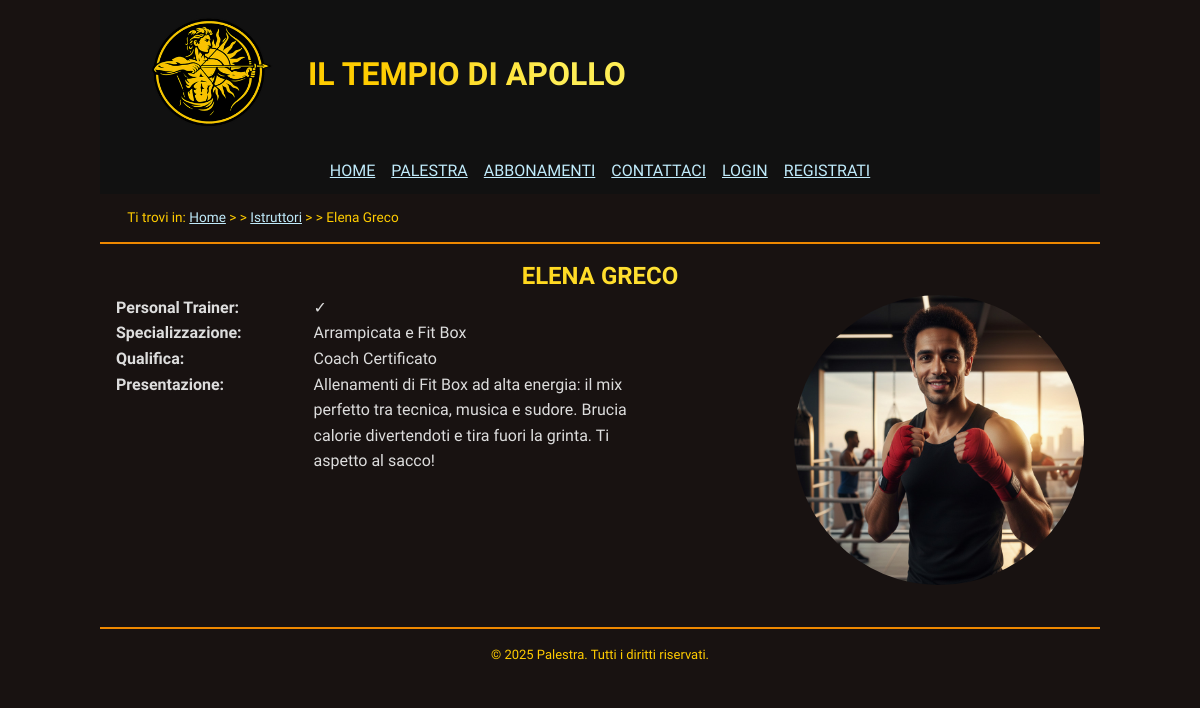
The page /html/profilo-istruttore.php?id=13 on the database its author committed.
### tables this page shows
CREATE TABLE Istruttore (
    id_utente BIGINT UNSIGNED PRIMARY KEY REFERENCES Utente(id_utente) ON DELETE CASCADE,
    specializzazione VARCHAR(100),
    qualifica VARCHAR(100),
    telefono VARCHAR(20),
    presentazione VARCHAR(255)
);

CREATE TABLE Personal_Trainer (
    id_istruttore BIGINT UNSIGNED PRIMARY KEY REFERENCES Istruttore(id_utente) ON DELETE CASCADE
);

CREATE TABLE Utente (
    id_utente SERIAL PRIMARY KEY,
    nome VARCHAR(100) NOT NULL,
    cognome VARCHAR(100) NOT NULL,
    email VARCHAR(100) UNIQUE NOT NULL,
    password_hash CHAR(60) NOT NULL 
);

### html/profilo-istruttore.php (the view, shortened to what this page needs)
<?php
require_once "../internal/db_connection.php";
$templateIstruttore = file_get_contents('../internal/profilo-istruttore.html');
$idIstruttore = -1;
if (isset($_GET['id'])) {
    $idIstruttore = (int)$_GET['id'];
}
$query = "SELECT *
    FROM Istruttore
    JOIN Utente on Utente.id_utente = Istruttore.id_utente
    LEFT JOIN Personal_Trainer on Istruttore.id_utente = Personal_Trainer.id_istruttore
    WHERE Utente.id_utente = ?";
$stmt = $conn->prepare($query);
$stmt->bind_param('i', $idIstruttore);
$stmt->execute();
$result = $stmt->get_result();
while ($row = $result->fetch_array(MYSQLI_ASSOC)) {
    $output = $templateIstruttore;
    $isPt = $row['id_istruttore'] == null ? '&cross;' : '&check;';
    $output = str_replace("[ID Istruttore]", $idIstruttore, $output);
    $output = str_replace("[Nome Istruttore]", htmlspecialchars($row['nome'] . ' ' . $row['cognome']), $output);
    $output = str_replace("[È PT]", $isPt, $output);
    $output = str_replace("[Specializzazione Istruttore]", htmlspecialchars($row['specializzazione']), $output);
    $output = str_replace("[Qualifica Istruttore]", htmlspecialchars($row['qualifica']), $output);
    $output = str_replace("[Presentazione Istruttore]", htmlspecialchars($row['presentazione']), $output);
    $foreignWords = [
        'bodybuilding',
        'personal trainer',
        'functional training',
    ];
    preg_match('/<body>.*<\/body>/s', $output, $body);
    $body = $body[0];
    foreach ($foreignWords as $foreign) {
        $body = preg_replace_callback(
            '/' . $foreign . '/i',
            function ($matches) {
                return '<span lang="en">' . $matches[0] . '</span>';
            },
            $body
        );
    }
    $output = preg_replace(
        '/<body>.*<\/body>/s',
        $body,
        $output
    );
}

### html/css/style.css (style rules this page uses)
* { padding: 0; margin: 0; }
:root { --mainColorLight: #fe5; --mainColor: #fc0; --mainColorDark: #e80; --textColor: #ddd; --urlColor: #c0ebfb; --visitedUrlColor: #965cfd; --mainBackgroundColorDark: #111; --mainBackgroundColor: #181211; --mainBackgroundColorLight: #332; --headerGradient: linear-gradient(to right, var(--mainColor) 25%, var(--mainColorLight) 75%); }
html, body { font-size: 100%; font-family: "Lexend", "Roboto", sans-serif; line-height: 1.6em; }
body { color: var(--textColor); background-color: var(--mainBackgroundColor); max-width: 1000px; margin: auto; }
a:link { text-decoration: underline; color: var(--urlColor); }
a:link:has(.logo) { text-decoration: none; width: fit-content; display: inline; }
h1, h2, h3, h4, h5, h6 { font-weight: bold; background: var(--headerGradient); background-clip: text; color: transparent; -webkit-background-clip: text; -webkit-text-fill-color: transparent; text-shadow: none; }
h1, h2, h3 { text-align: center; text-transform: uppercase; padding: 0.2em 0.5em; }
strong { font-weight: normal; }
header { background-color: var(--mainBackgroundColorDark); }
footer { margin-top: 2em; padding: 1em; font-size: small; color: var(--mainColor); border-top: 2px solid var(--mainColorDark); text-align: center; }
header.intestazione { display: flex; flex-wrap: wrap; align-items: center; top: 0; position: sticky; z-index: 999; padding: 0.5em 2em; text-transform: uppercase; }
.intestazione .logo { width: 156px; box-sizing: border-box; display: inline; vertical-align: middle; padding: .2em .5em; }
.intestazione h1 { display: inline; width: fit-content; flex: 1 1 auto; }
#menu { display: flex; justify-content: space-around; margin: 0 auto; }
#menu ul { display: flex; flex-wrap: wrap; list-style: none; }
#menu li { margin: .2em .5em; }
#breadcrumb { color: var(--mainColor); padding: 0.8em 2em; font-size: 0.85em; border-bottom: 2px solid var(--mainColorDark); }
#breadcrumb>ol::before { content: "Ti trovi in: "; margin-right: .25em; }
#breadcrumb>ol { list-style: none; align-items: baseline; display: flex; }
#breadcrumb>ol>li+li::before { content: "> >"/ ""; margin-right: .25em; }
#breadcrumb>ol>li::after { content: ""; margin-right: .25em; }
:root { --reviewImageSize: 10em; }
:root { --apollo-gradient: linear-gradient(135deg, #ffcc00 0%, #ff6a00 100%); --fire-gradient: linear-gradient(135deg, #ff4e50 0%, #f9d423 100%); --gold: #ffcc00; --orange: #ff6a00; --glow-gold: 0 0 20px rgba(255, 204, 0, 0.3); --shadow-card: 0 10px 30px rgba(0, 0, 0, 0.8); --radius: 12px; }
.dati-pt { padding: 1em; overflow: auto; }
.dati-pt dt:not(:first-child) { display: inline-block; font-weight: bold; width: 20%; }
.dati-pt dt:not(:first-child)::after, .dati-risultato-short dt:not(:first-child)::after { content: ":"; }
.dati-pt dd:not(:nth-child(2)) { display: inline-block; width: 35%; vertical-align: top; }
.dati-pt dd .img-pt { float: right; width: 30%; border-radius: 50%; }

### html/css/print.css (style rules this page uses)
:root { --textColor: #000; --bordo-sezione: .5mm solid black; }
html, body { font-size: 100%; font-family: "Times New Roman", "Times", serif; line-height: 1.6em; }
body { color: var(--textColor); background-color: var(--mainBackgroundColor); max-width: 100%; margin: auto; }
a:link { text-decoration: underline; color: var(--urlColor); }
a:link:has(.logo) { text-decoration: none; width: fit-content; display: inline; }
h1, h2, h3, h4, h5, h6 { background: initial; background-clip: initial; -webkit-background-clip: initial; -webkit-text-fill-color: initial; color: var(--textColor); }
h1, h2, h3 { text-align: center; text-transform: uppercase; }
strong { font-weight: normal; }
footer { margin-top: .5cm; padding-left: 0 0 0 -.5cm; font-size: small; color: var(--textColor); border-top: .2mm solid var(--textColor); }
header.intestazione { all: initial; text-transform: uppercase; }
.intestazione .logo { width: 2.5cm; display: inline; vertical-align: middle; padding: .5cm; }
.intestazione h1 { display: inline; }
#menu { display: none; }
#breadcrumb { color: var(--textColor); padding: 0 0 2mm 2mm; font-size: 85%; border-bottom: .5mm solid var(--textColor); }
:root { --reviewImageSize: 3cm; }

### rows shown on the page
istruttore: presentazione+qualifica+specializzazione (picture), presentazione+qualifica+specializzazione "HOME PALESTRA ABBONAMENTI CONTATTACI LOGIN REGISTRATI Home Istruttori Elena Greco ✓ Specializzazione Arrampicata e Fit Box Qualifica Coach Certificato Presentazione Allenamenti di Fit Box ad alta energia: il mix perfetto tra tecnica, musica e sudore. Brucia calorie divertendoti e tira fuori la grinta. Ti aspetto al sacco! © 2025 Palestra. Tutti i diritti riservati."
